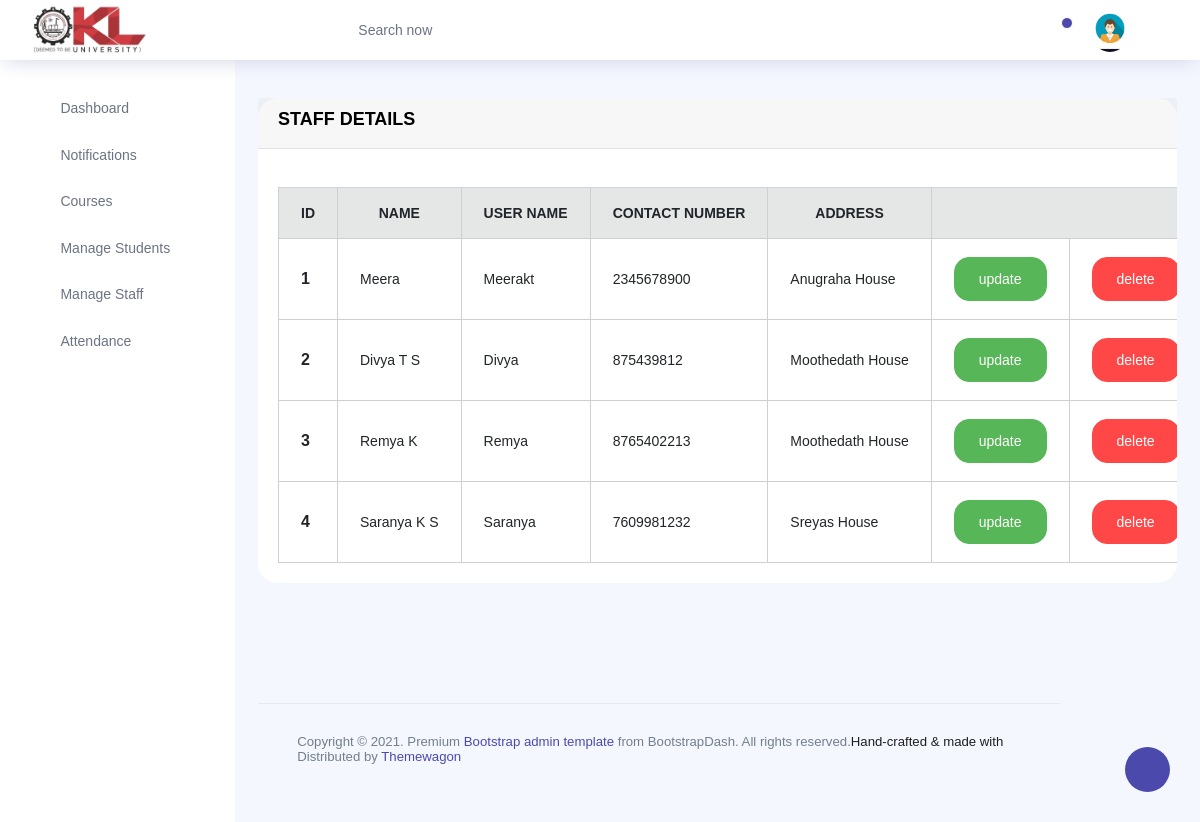
Screenshot of /teacher with the database file from the repository.
### homeapp/models.py (models this page shows)
class CustomUser(AbstractUser):
    is_teacher = models.BooleanField(default=False)
    is_student = models.BooleanField(default=False)
    Name = models.CharField(max_length=25,null=True)
    Email_id = models.EmailField(null=True)
    Contact_Number = models.CharField(max_length=10,null=True)
    address = models.TextField(null=True)
    Roll_no = models.IntegerField(null=True)
    Age = models.IntegerField(null=True)
    photo=models.ImageField(upload_to='profile',null=True)

### homeapp/views.py (the view)
# urls.py: path('teacher',views.Teachers,name='teacher'),
def Teachers(request):
    data =CustomUser.objects.filter(is_teacher=True)
    print(data)
    return render(request,'admin_template/Teacher.html',{'data':data})

### templates/admin_template/Teacher.html
{% extends 'admin_template/skydash.html' %}
{% block content %}
<br>
<div class="table-responsive">
    <div class="card">
<div class="card-header" style="">
    <h4><strong class="card-tile" style="text-align:center;color:black;">STAFF DETAILS</strong></h4>
</div>
    <div class="card-body">
<table class="table table-bordered table-secondary">
  <thead>
    <tr style="text-align:center;">
      <th scope="col">ID</th>
      <th scope="col">NAME</th>
      <th scope="col">USER NAME</th>
      <th scope="col">CONTACT NUMBER</th>
      <th scope="col">ADDRESS</th>
    </tr>
  </thead>
  <tbody>
  <br>
  {% for i in data %}
    <tr style="background-color:white">
      <th scope="row">{{forloop.counter}}</th>
      <td>{{i.Name}}</td>
      <td>{{i.username}}</td>
      <td>{{i.Contact_Number}}</td>
      <td>{{i.address}}</td>
      <td><a href="{% url 'teacher_update' i.id %}" class="btn btn-success">update</a></td>
      <td><a href="{% url 'teacher_delete' i.id %}" class="btn btn-danger">delete</a></td>
    </tr>
  {% endfor %}
  </tbody>
</table>
  </div>
{% endblock %}

### templates/admin_template/skydash.html (shortened to what this page needs)
<!DOCTYPE html>
{% load static %}
<html lang="en">
<head>
  <link rel="stylesheet" href=" {% static 'sdstatic/vendors/feather/feather.css' %} ">
  <link rel="stylesheet" href=" {% static 'sdstatic/vendors/ti-icons/css/themify-icons.css' %} ">
  <link rel="stylesheet" href=" {% static 'sdstatic/vendors/css/vendor.bundle.base.css' %} ">
  <link rel="stylesheet" href=" {% static 'sdstatic/vendors/datatables.net-bs4/dataTables.bootstrap4.css' %} ">
  <link rel="stylesheet" href=" {% static 'sdstatic/vendors/ti-icons/css/themify-icons.css' %} ">
  <link rel="stylesheet" type="text/css" href=" {% static 'js/select.dataTables.min.css' %} ">
  <link rel="stylesheet" href=" {% static 'sdstatic/css/vertical-layout-light/style.css' %} ">
</head>
<body>
  <div class="container-scroller">
    <nav class="navbar col-lg-12 col-12 p-0 fixed-top d-flex flex-row">
      <div class="text-center navbar-brand-wrapper d-flex align-items-center justify-content-center">
        <a class="navbar-brand brand-logo mr-5" href=" {% static 'index.html' %} "><img src=" {% static 'sdstatic/images/img-login1.jpg' %} " style="height:50px;" class="mr-2" alt=""/></a>
      </div>
      <div class="navbar-menu-wrapper d-flex align-items-center justify-content-end">
        <button class="navbar-toggler navbar-toggler align-self-center" type="button" data-toggle="minimize">
          <span class="icon-menu"></span>
        </button>
        <ul class="navbar-nav mr-lg-2">
          <li class="nav-item nav-search d-none d-lg-block">
            <div class="input-group">
              <div class="input-group-prepend hover-cursor" id="navbar-search-icon">
                <span class="input-group-text" id="search">
                  <i class="icon-search"></i>
                </span>
              </div>
              <input type="text" class="form-control" id="navbar-search-input" placeholder="Search now" aria-label="search" aria-describedby="search">
            </div>
          </li>
        </ul>
        <ul class="navbar-nav navbar-nav-right">
          <li class="nav-item dropdown">
            <a class="nav-link count-indicator dropdown-toggle" id="notificationDropdown" href="#" data-toggle="dropdown">
              <i class="icon-bell mx-0"></i>
              <span class="count"></span>
            </a>
          </li>
          <li class="nav-item nav-profile dropdown">
            <a class="nav-link dropdown-toggle" href="#" data-toggle="dropdown" id="profileDropdown">
              <img src=" {% static 'sdstatic/images/user-img.jpg' %} " style="height:180%;" alt="profile"/>
            </a>
          </li>
          <li class="nav-item nav-settings d-none d-lg-flex">
            <a class="nav-link" href="#">
              <i class="icon-ellipsis"></i>
            </a>
          </li>
        </ul>
      </div>
    </nav>
    <div class="container-fluid page-body-wrapper">
      <div class="theme-setting-wrapper">
        <div id="settings-trigger"><i class="ti-settings"></i></div>
      </div>
      <nav class="sidebar sidebar-offcanvas" id="sidebar">
        <ul class="nav">
          <li class="nav-item">
            <a class="nav-link" href=" {% url 'admin_home' %} ">
              <i class="icon-grid menu-icon"></i>
              <span class="menu-title" >Dashboard</span>
            </a>
          </li>
          <li class="nav-item">
            <a class="nav-link" data-toggle="collapse" href="#form-elements" aria-expanded="false" aria-controls="form-elements">
              <i class="icon-paper menu-icon"></i>
              <span class="menu-title">Notifications</span>
              <i class="menu-arrow"></i>
            </a>
          </li>
          <li class="nav-item">
            <a class="nav-link" data-toggle="collapse" href="#charts" aria-expanded="false" aria-controls="charts">
              <i class="icon-bar-graph menu-icon"></i>
              <span class="menu-title">Courses</span>
              <i class="menu-arrow"></i>
            </a>
          </li>
          <li class="nav-item">
            <a class="nav-link" data-toggle="collapse" href="#tables" aria-expanded="false" aria-controls="tables">
              <i class="icon-grid-2 menu-icon"></i>
              <span class="menu-title"> Manage Students</span>
              <i class="menu-arrow"></i>
            </a>
          </li>
          <li class="nav-item">
            <a class="nav-link" data-toggle="collapse" href="#icons" aria-expanded="false" aria-controls="icons">
              <i class="icon-contract menu-icon"></i>
              <span class="menu-title">Manage Staff</span>
              <i class="menu-arrow"></i>
            </a>
          </li>
          <li class="nav-item">
            <a class="nav-link" data-toggle="collapse" href="#auth " aria-expanded="false" aria-controls="auth">
              <i class="icon-head menu-icon"></i>
              <span class="menu-title">Attendance</span>
              <i class="menu-arrow"></i>
            </a>
          </li>
        </ul>
      </nav>
      <div class="main-panel">
        <div class="content-wrapper">
          <div class="row">
            <div class="col-md-12 grid-margin">
              <div class="row">
                {% block content %}{% endblock %}
              </div>
            </div>
          </div>
          <div class="row">
          </div>
          <div class="row">
          </div>
          </div>
        <footer class="footer">
          <div class="d-sm-flex justify-content-center justify-content-sm-between">
            <span class="text-muted text-center text-sm-left d-block d-sm-inline-block">Copyright © 2021.  Premium <a href="https://www.bootstrapdash.com/" target="_blank">Bootstrap admin template</a> from BootstrapDash. All rights reserved.</span>
            <span class="float-none float-sm-right d-block mt-1 mt-sm-0 text-center">Hand-crafted & made with <i class="ti-heart text-danger ml-1"></i></span>
          </div>
          <div class="d-sm-flex justify-content-center justify-content-sm-between">
            <span class="text-muted text-center text-sm-left d-block d-sm-inline-block">Distributed by <a href="https://www.themewagon.com/" target="_blank">Themewagon</a></span>
          </div>
        </footer>
      </div>
    </div>
  </div>
</body>
</html>

### rows the page displays
CustomUser: Name "Meera", username "Meerakt", Contact_Number "2345678900", address "Anugraha House"
CustomUser: Name "Divya T S", username "Divya", Contact_Number "875439812", address "Moothedath House"
CustomUser: Name "Remya K", username "Remya", Contact_Number "8765402213", address "Moothedath House"
CustomUser: Name "Saranya K S", username "Saranya", Contact_Number "7609981232", address "Sreyas House"
